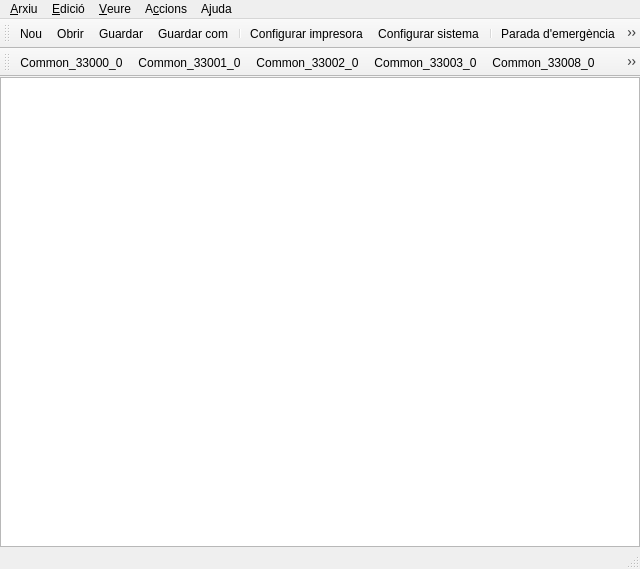
<?xml version="1.0" encoding="UTF-8"?>
<ui version="4.0">
 <class>MainWindow</class>
 <widget class="QMainWindow" name="MainWindow">
  <property name="geometry">
   <rect>
    <x>0</x>
    <y>0</y>
    <width>640</width>
    <height>569</height>
   </rect>
  </property>
  <property name="windowTitle">
   <string>Tren Digital</string>
  </property>
  <property name="windowIcon">
   <iconset resource="../icons.qrc">
    <normaloff>:/images/icons/tren-digital.png</normaloff>:/images/icons/tren-digital.png</iconset>
  </property>
  <widget class="QWidget" name="centralWidget">
   <layout class="QGridLayout" name="gridLayout">
    <property name="margin">
     <number>0</number>
    </property>
    <item row="0" column="0">
     <widget class="View" name="graphicsView"/>
    </item>
   </layout>
  </widget>
  <widget class="QMenuBar" name="menuBar">
   <property name="geometry">
    <rect>
     <x>0</x>
     <y>0</y>
     <width>640</width>
     <height>25</height>
    </rect>
   </property>
   <widget class="QMenu" name="menuArxiu">
    <property name="title">
     <string>&amp;Arxiu</string>
    </property>
    <addaction name="actionNou"/>
    <addaction name="actionObrir"/>
    <addaction name="actionGuardar"/>
    <addaction name="actionGuardar_com"/>
    <addaction name="separator"/>
    <addaction name="actionConfigurar_impresora"/>
    <addaction name="actionConfigurar_sistema"/>
    <addaction name="separator"/>
    <addaction name="separator"/>
    <addaction name="actionSortir"/>
   </widget>
   <widget class="QMenu" name="menuEdici">
    <property name="title">
     <string>&amp;Edició</string>
    </property>
    <addaction name="actionLocomotores"/>
    <addaction name="actionProgrames_i_rutes"/>
    <addaction name="separator"/>
    <addaction name="actionInsertar_text"/>
   </widget>
   <widget class="QMenu" name="menuVeure">
    <property name="title">
     <string>&amp;Veure</string>
    </property>
    <addaction name="actionBarra_eines"/>
    <addaction name="actionBarra_estat"/>
    <addaction name="actionBarra_locomotores"/>
    <addaction name="separator"/>
    <addaction name="actionMode_edicio"/>
    <addaction name="actionVeure_nombre_elements"/>
    <addaction name="actionAnotacions"/>
   </widget>
   <widget class="QMenu" name="menuAjuda">
    <property name="title">
     <string>A&amp;juda</string>
    </property>
    <addaction name="actionManual"/>
    <addaction name="actionRegistrar_programa"/>
    <addaction name="actionVeure_el_log"/>
    <addaction name="separator"/>
    <addaction name="actionSobre_QT"/>
    <addaction name="actionSobre_TrenDigital"/>
    <addaction name="actionSobre_Interficies"/>
   </widget>
   <widget class="QMenu" name="menuAccions">
    <property name="title">
     <string>A&amp;ccions</string>
    </property>
    <addaction name="actionInicialitzar_desviaments"/>
    <addaction name="actionEnjegarTot"/>
    <addaction name="actionPararTot"/>
    <addaction name="actionIniciar_programa"/>
    <addaction name="actionParar_programa"/>
   </widget>
   <addaction name="menuArxiu"/>
   <addaction name="menuEdici"/>
   <addaction name="menuVeure"/>
   <addaction name="menuAccions"/>
   <addaction name="menuAjuda"/>
  </widget>
  <widget class="QToolBar" name="mainToolBar">
   <property name="windowTitle">
    <string>Main Toolbar</string>
   </property>
   <attribute name="toolBarArea">
    <enum>TopToolBarArea</enum>
   </attribute>
   <attribute name="toolBarBreak">
    <bool>false</bool>
   </attribute>
   <addaction name="actionNou"/>
   <addaction name="actionObrir"/>
   <addaction name="actionGuardar"/>
   <addaction name="actionGuardar_com"/>
   <addaction name="separator"/>
   <addaction name="actionConfigurar_impresora"/>
   <addaction name="actionConfigurar_sistema"/>
   <addaction name="separator"/>
   <addaction name="actionPararTot"/>
   <addaction name="actionEnjegarTot"/>
   <addaction name="separator"/>
   <addaction name="actionLocomotores"/>
   <addaction name="actionProgrames_i_rutes"/>
   <addaction name="separator"/>
   <addaction name="actionIniciar_programa"/>
   <addaction name="actionParar_programa"/>
   <addaction name="separator"/>
   <addaction name="actionMode_edicio"/>
   <addaction name="actionAnotacions"/>
   <addaction name="separator"/>
   <addaction name="actionSortir"/>
  </widget>
  <widget class="QStatusBar" name="statusBar"/>
  <widget class="QToolBar" name="editToolBar">
   <property name="windowTitle">
    <string>Edition Toolbar</string>
   </property>
   <attribute name="toolBarArea">
    <enum>TopToolBarArea</enum>
   </attribute>
   <attribute name="toolBarBreak">
    <bool>true</bool>
   </attribute>
   <addaction name="actionCommon_33000_0"/>
   <addaction name="actionCommon_33001_0"/>
   <addaction name="actionCommon_33002_0"/>
   <addaction name="actionCommon_33003_0"/>
   <addaction name="actionCommon_33008_0"/>
   <addaction name="actionCommon_33009_0"/>
   <addaction name="actionCommon_33010_0"/>
   <addaction name="actionCommon_33011_0"/>
   <addaction name="actionCommon_33012_0"/>
   <addaction name="actionCommon_33013_0"/>
   <addaction name="actionCommon_33014_0"/>
   <addaction name="actionCommon_33015_0"/>
   <addaction name="actionCommon_33016_0"/>
   <addaction name="actionCommon_33017_0"/>
   <addaction name="actionCommon_33018_0"/>
   <addaction name="actionCommon_33019_0"/>
   <addaction name="actionCommon_33020_0"/>
   <addaction name="actionCommon_33021_0"/>
   <addaction name="actionCommon_33022_0"/>
   <addaction name="actionCommon_33023_0"/>
   <addaction name="actionCommon_33024_0"/>
   <addaction name="actionCommon_33025_0"/>
   <addaction name="actionCommon_33026_0"/>
   <addaction name="actionCommon_33027_0"/>
  </widget>
  <action name="actionNou">
   <property name="icon">
    <iconset resource="../icons.qrc">
     <normaloff>:/images/icons/document-new.png</normaloff>:/images/icons/document-new.png</iconset>
   </property>
   <property name="text">
    <string>Nou</string>
   </property>
   <property name="iconVisibleInMenu">
    <bool>true</bool>
   </property>
  </action>
  <action name="actionObrir">
   <property name="icon">
    <iconset resource="../icons.qrc">
     <normaloff>:/images/icons/document-open.png</normaloff>:/images/icons/document-open.png</iconset>
   </property>
   <property name="text">
    <string>Obrir</string>
   </property>
   <property name="iconVisibleInMenu">
    <bool>true</bool>
   </property>
  </action>
  <action name="actionGuardar">
   <property name="icon">
    <iconset resource="../icons.qrc">
     <normaloff>:/images/icons/document-save.png</normaloff>:/images/icons/document-save.png</iconset>
   </property>
   <property name="text">
    <string>Guardar</string>
   </property>
   <property name="iconVisibleInMenu">
    <bool>true</bool>
   </property>
  </action>
  <action name="actionGuardar_com">
   <property name="icon">
    <iconset resource="../icons.qrc">
     <normaloff>:/images/icons/document-save-as.png</normaloff>:/images/icons/document-save-as.png</iconset>
   </property>
   <property name="text">
    <string>Guardar com</string>
   </property>
   <property name="iconVisibleInMenu">
    <bool>true</bool>
   </property>
  </action>
  <action name="actionConfigurar_impresora">
   <property name="icon">
    <iconset resource="../icons.qrc">
     <normaloff>:/images/icons/document-print.png</normaloff>:/images/icons/document-print.png</iconset>
   </property>
   <property name="text">
    <string>Configurar impresora</string>
   </property>
   <property name="toolTip">
    <string>Configurar impresora</string>
   </property>
   <property name="iconVisibleInMenu">
    <bool>true</bool>
   </property>
  </action>
  <action name="actionConfigurar_sistema">
   <property name="icon">
    <iconset resource="../icons.qrc">
     <normaloff>:/images/icons/document-properties.png</normaloff>:/images/icons/document-properties.png</iconset>
   </property>
   <property name="text">
    <string>Configurar sistema</string>
   </property>
   <property name="iconVisibleInMenu">
    <bool>true</bool>
   </property>
  </action>
  <action name="actionSortir">
   <property name="icon">
    <iconset resource="../icons.qrc">
     <normaloff>:/images/icons/system-shutdown.png</normaloff>:/images/icons/system-shutdown.png</iconset>
   </property>
   <property name="text">
    <string>Sortir</string>
   </property>
   <property name="iconVisibleInMenu">
    <bool>true</bool>
   </property>
  </action>
  <action name="actionLocomotores">
   <property name="icon">
    <iconset resource="../icons.qrc">
     <normaloff>:/images/icons/tren-digital.png</normaloff>:/images/icons/tren-digital.png</iconset>
   </property>
   <property name="text">
    <string>Locomotores</string>
   </property>
   <property name="iconVisibleInMenu">
    <bool>true</bool>
   </property>
  </action>
  <action name="actionProgrames_i_rutes">
   <property name="icon">
    <iconset resource="../icons.qrc">
     <normaloff>:/images/icons/appointment-new.png</normaloff>:/images/icons/appointment-new.png</iconset>
   </property>
   <property name="text">
    <string>Programes i rutes</string>
   </property>
   <property name="iconVisibleInMenu">
    <bool>true</bool>
   </property>
  </action>
  <action name="actionInsertar_text">
   <property name="icon">
    <iconset resource="../icons.qrc">
     <normaloff>:/images/icons/gtk-edit.png</normaloff>:/images/icons/gtk-edit.png</iconset>
   </property>
   <property name="text">
    <string>Insertar text</string>
   </property>
   <property name="iconVisibleInMenu">
    <bool>true</bool>
   </property>
  </action>
  <action name="actionBarra_eines">
   <property name="checkable">
    <bool>true</bool>
   </property>
   <property name="text">
    <string>Barra d'eines</string>
   </property>
   <property name="iconVisibleInMenu">
    <bool>true</bool>
   </property>
  </action>
  <action name="actionBarra_estat">
   <property name="checkable">
    <bool>true</bool>
   </property>
   <property name="text">
    <string>Barra d'estat</string>
   </property>
   <property name="iconVisibleInMenu">
    <bool>true</bool>
   </property>
  </action>
  <action name="actionBarra_locomotores">
   <property name="checkable">
    <bool>true</bool>
   </property>
   <property name="text">
    <string>Barra de locomotores</string>
   </property>
   <property name="iconVisibleInMenu">
    <bool>true</bool>
   </property>
  </action>
  <action name="actionMode_edicio">
   <property name="checkable">
    <bool>true</bool>
   </property>
   <property name="icon">
    <iconset resource="../icons.qrc">
     <normaloff>:/images/icons/applications-development.png</normaloff>:/images/icons/applications-development.png</iconset>
   </property>
   <property name="text">
    <string>Mode d'edició</string>
   </property>
   <property name="iconVisibleInMenu">
    <bool>true</bool>
   </property>
  </action>
  <action name="actionManual">
   <property name="text">
    <string>Manual</string>
   </property>
   <property name="iconVisibleInMenu">
    <bool>true</bool>
   </property>
  </action>
  <action name="actionRegistrar_programa">
   <property name="text">
    <string>Registrar programa</string>
   </property>
   <property name="iconVisibleInMenu">
    <bool>true</bool>
   </property>
  </action>
  <action name="actionSobre_TrenDigital">
   <property name="icon">
    <iconset resource="../icons.qrc">
     <normaloff>:/images/icons/help-about.png</normaloff>:/images/icons/help-about.png</iconset>
   </property>
   <property name="text">
    <string>Sobre Tren Digital</string>
   </property>
   <property name="iconVisibleInMenu">
    <bool>true</bool>
   </property>
  </action>
  <action name="actionInicialitzar_desviaments">
   <property name="text">
    <string>Inicialitzar desviaments</string>
   </property>
   <property name="iconVisibleInMenu">
    <bool>true</bool>
   </property>
  </action>
  <action name="actionVeure_nombre_elements">
   <property name="checkable">
    <bool>true</bool>
   </property>
   <property name="text">
    <string>Nombre de l'element</string>
   </property>
   <property name="iconVisibleInMenu">
    <bool>true</bool>
   </property>
  </action>
  <action name="actionPararTot">
   <property name="icon">
    <iconset resource="../icons.qrc">
     <normaloff>:/images/icons/dialog-warning.png</normaloff>:/images/icons/dialog-warning.png</iconset>
   </property>
   <property name="text">
    <string>Parada d'emergència</string>
   </property>
   <property name="iconVisibleInMenu">
    <bool>true</bool>
   </property>
  </action>
  <action name="actionEnjegarTot">
   <property name="icon">
    <iconset resource="../icons.qrc">
     <normaloff>:/images/icons/view-refresh.png</normaloff>:/images/icons/view-refresh.png</iconset>
   </property>
   <property name="text">
    <string>Engegar trens</string>
   </property>
   <property name="iconVisibleInMenu">
    <bool>true</bool>
   </property>
  </action>
  <action name="actionAnotacions">
   <property name="checkable">
    <bool>true</bool>
   </property>
   <property name="icon">
    <iconset resource="../icons.qrc">
     <normaloff>:/images/icons/edit-find-replace.png</normaloff>:/images/icons/edit-find-replace.png</iconset>
   </property>
   <property name="text">
    <string>Anotacions</string>
   </property>
   <property name="iconVisibleInMenu">
    <bool>true</bool>
   </property>
  </action>
  <action name="actionIniciar_programa">
   <property name="icon">
    <iconset resource="../icons.qrc">
     <normaloff>:/images/icons/media-playback-start.png</normaloff>:/images/icons/media-playback-start.png</iconset>
   </property>
   <property name="text">
    <string>Iniciar programa</string>
   </property>
   <property name="iconVisibleInMenu">
    <bool>true</bool>
   </property>
  </action>
  <action name="actionParar_programa">
   <property name="icon">
    <iconset resource="../icons.qrc">
     <normaloff>:/images/icons/notification-audio-stop.png</normaloff>:/images/icons/notification-audio-stop.png</iconset>
   </property>
   <property name="text">
    <string>Parar programa</string>
   </property>
   <property name="iconVisibleInMenu">
    <bool>true</bool>
   </property>
  </action>
  <action name="actionSobre_QT">
   <property name="text">
    <string>Sobre QT</string>
   </property>
   <property name="iconVisibleInMenu">
    <bool>true</bool>
   </property>
  </action>
  <action name="actionVeure_el_log">
   <property name="icon">
    <iconset resource="../icons.qrc">
     <normaloff>:/images/icons/logviewer.png</normaloff>:/images/icons/logviewer.png</iconset>
   </property>
   <property name="text">
    <string>Veure el log</string>
   </property>
   <property name="iconVisibleInMenu">
    <bool>true</bool>
   </property>
  </action>
  <action name="actionCommon_33000_0">
   <property name="checkable">
    <bool>true</bool>
   </property>
   <property name="icon">
    <iconset resource="../bitmaps.qrc">
     <normaloff>:/images/bitmaps/Common_33000_0.png</normaloff>:/images/bitmaps/Common_33000_0.png</iconset>
   </property>
   <property name="text">
    <string>Common_33000_0</string>
   </property>
  </action>
  <action name="actionCommon_33001_0">
   <property name="checkable">
    <bool>true</bool>
   </property>
   <property name="icon">
    <iconset resource="../bitmaps.qrc">
     <normaloff>:/images/bitmaps/Common_33001_0.png</normaloff>:/images/bitmaps/Common_33001_0.png</iconset>
   </property>
   <property name="text">
    <string>Common_33001_0</string>
   </property>
  </action>
  <action name="actionCommon_33002_0">
   <property name="checkable">
    <bool>true</bool>
   </property>
   <property name="icon">
    <iconset resource="../bitmaps.qrc">
     <normaloff>:/images/bitmaps/Common_33002_0.png</normaloff>:/images/bitmaps/Common_33002_0.png</iconset>
   </property>
   <property name="text">
    <string>Common_33002_0</string>
   </property>
   <property name="toolTip">
    <string>Common_33002_0</string>
   </property>
  </action>
  <action name="actionCommon_33003_0">
   <property name="checkable">
    <bool>true</bool>
   </property>
   <property name="icon">
    <iconset resource="../bitmaps.qrc">
     <normaloff>:/images/bitmaps/Common_33003_0.png</normaloff>:/images/bitmaps/Common_33003_0.png</iconset>
   </property>
   <property name="text">
    <string>Common_33003_0</string>
   </property>
   <property name="toolTip">
    <string>Common_33003_0</string>
   </property>
  </action>
  <action name="actionCommon_33008_0">
   <property name="checkable">
    <bool>true</bool>
   </property>
   <property name="icon">
    <iconset resource="../bitmaps.qrc">
     <normaloff>:/images/bitmaps/Common_33008_0.png</normaloff>:/images/bitmaps/Common_33008_0.png</iconset>
   </property>
   <property name="text">
    <string>Common_33008_0</string>
   </property>
   <property name="toolTip">
    <string>Common_33008_0</string>
   </property>
  </action>
  <action name="actionCommon_33009_0">
   <property name="checkable">
    <bool>true</bool>
   </property>
   <property name="icon">
    <iconset resource="../bitmaps.qrc">
     <normaloff>:/images/bitmaps/Common_33009_0.png</normaloff>:/images/bitmaps/Common_33009_0.png</iconset>
   </property>
   <property name="text">
    <string>Common_33009_0</string>
   </property>
   <property name="toolTip">
    <string>Common_33009_0</string>
   </property>
  </action>
  <action name="actionCommon_33010_0">
   <property name="checkable">
    <bool>true</bool>
   </property>
   <property name="icon">
    <iconset resource="../bitmaps.qrc">
     <normaloff>:/images/bitmaps/Common_33010_0.png</normaloff>:/images/bitmaps/Common_33010_0.png</iconset>
   </property>
   <property name="text">
    <string>Common_33010_0</string>
   </property>
   <property name="toolTip">
    <string>Common_33010_0</string>
   </property>
  </action>
  <action name="actionCommon_33011_0">
   <property name="checkable">
    <bool>true</bool>
   </property>
   <property name="icon">
    <iconset resource="../bitmaps.qrc">
     <normaloff>:/images/bitmaps/Common_33011_0.png</normaloff>:/images/bitmaps/Common_33011_0.png</iconset>
   </property>
   <property name="text">
    <string>Common_33011_0</string>
   </property>
   <property name="toolTip">
    <string>Common_33011_0</string>
   </property>
  </action>
  <action name="actionCommon_33012_0">
   <property name="checkable">
    <bool>true</bool>
   </property>
   <property name="icon">
    <iconset resource="../bitmaps.qrc">
     <normaloff>:/images/bitmaps/Common_33012_0.png</normaloff>:/images/bitmaps/Common_33012_0.png</iconset>
   </property>
   <property name="text">
    <string>Common_33012_0</string>
   </property>
   <property name="toolTip">
    <string>Common_33012_0</string>
   </property>
  </action>
  <action name="actionCommon_33013_0">
   <property name="checkable">
    <bool>true</bool>
   </property>
   <property name="icon">
    <iconset resource="../bitmaps.qrc">
     <normaloff>:/images/bitmaps/Common_33013_0.png</normaloff>:/images/bitmaps/Common_33013_0.png</iconset>
   </property>
   <property name="text">
    <string>Common_33013_0</string>
   </property>
   <property name="toolTip">
    <string>Common_33013_0</string>
   </property>
  </action>
  <action name="actionCommon_33014_0">
   <property name="checkable">
    <bool>true</bool>
   </property>
   <property name="icon">
    <iconset resource="../bitmaps.qrc">
     <normaloff>:/images/bitmaps/Common_33014_0.png</normaloff>:/images/bitmaps/Common_33014_0.png</iconset>
   </property>
   <property name="text">
    <string>Common_33014_0</string>
   </property>
   <property name="toolTip">
    <string>Common_33014_0</string>
   </property>
  </action>
  <action name="actionCommon_33015_0">
   <property name="checkable">
    <bool>true</bool>
   </property>
   <property name="icon">
    <iconset resource="../bitmaps.qrc">
     <normaloff>:/images/bitmaps/Common_33015_0.png</normaloff>:/images/bitmaps/Common_33015_0.png</iconset>
   </property>
   <property name="text">
    <string>Common_33015_0</string>
   </property>
   <property name="toolTip">
    <string>Common_33015_0</string>
   </property>
  </action>
  <action name="actionCommon_33016_0">
   <property name="checkable">
    <bool>true</bool>
   </property>
   <property name="icon">
    <iconset resource="../bitmaps.qrc">
     <normaloff>:/images/bitmaps/Common_33016_0.png</normaloff>:/images/bitmaps/Common_33016_0.png</iconset>
   </property>
   <property name="text">
    <string>Common_33016_0</string>
   </property>
   <property name="toolTip">
    <string>Common_33016_0</string>
   </property>
  </action>
  <action name="actionCommon_33017_0">
   <property name="checkable">
    <bool>true</bool>
   </property>
   <property name="icon">
    <iconset resource="../bitmaps.qrc">
     <normaloff>:/images/bitmaps/Common_33017_0.png</normaloff>:/images/bitmaps/Common_33017_0.png</iconset>
   </property>
   <property name="text">
    <string>Common_33017_0</string>
   </property>
   <property name="toolTip">
    <string>Common_33017_0</string>
   </property>
  </action>
  <action name="actionCommon_33018_0">
   <property name="checkable">
    <bool>true</bool>
   </property>
   <property name="icon">
    <iconset resource="../bitmaps.qrc">
     <normaloff>:/images/bitmaps/Common_33018_0.png</normaloff>:/images/bitmaps/Common_33018_0.png</iconset>
   </property>
   <property name="text">
    <string>Common_33018_0</string>
   </property>
   <property name="toolTip">
    <string>Common_33018_0</string>
   </property>
  </action>
  <action name="actionCommon_33019_0">
   <property name="checkable">
    <bool>true</bool>
   </property>
   <property name="icon">
    <iconset resource="../bitmaps.qrc">
     <normaloff>:/images/bitmaps/Common_33019_0.png</normaloff>:/images/bitmaps/Common_33019_0.png</iconset>
   </property>
   <property name="text">
    <string>Common_33019_0</string>
   </property>
   <property name="toolTip">
    <string>Common_33019_0</string>
   </property>
  </action>
  <action name="actionCommon_33020_0">
   <property name="checkable">
    <bool>true</bool>
   </property>
   <property name="icon">
    <iconset resource="../bitmaps.qrc">
     <normaloff>:/images/bitmaps/Common_33020_0.png</normaloff>:/images/bitmaps/Common_33020_0.png</iconset>
   </property>
   <property name="text">
    <string>Common_33020_0</string>
   </property>
   <property name="toolTip">
    <string>Common_33020_0</string>
   </property>
  </action>
  <action name="actionCommon_33021_0">
   <property name="checkable">
    <bool>true</bool>
   </property>
   <property name="icon">
    <iconset resource="../bitmaps.qrc">
     <normaloff>:/images/bitmaps/Common_33021_0.png</normaloff>:/images/bitmaps/Common_33021_0.png</iconset>
   </property>
   <property name="text">
    <string>Common_33021_0</string>
   </property>
   <property name="toolTip">
    <string>Common_33021_0</string>
   </property>
  </action>
  <action name="actionCommon_33022_0">
   <property name="checkable">
    <bool>true</bool>
   </property>
   <property name="icon">
    <iconset resource="../bitmaps.qrc">
     <normaloff>:/images/bitmaps/Common_33022_0.png</normaloff>:/images/bitmaps/Common_33022_0.png</iconset>
   </property>
   <property name="text">
    <string>Common_33022_0</string>
   </property>
   <property name="toolTip">
    <string>Common_33022_0</string>
   </property>
  </action>
  <action name="actionCommon_33023_0">
   <property name="checkable">
    <bool>true</bool>
   </property>
   <property name="icon">
    <iconset resource="../bitmaps.qrc">
     <normaloff>:/images/bitmaps/Common_33023_0.png</normaloff>:/images/bitmaps/Common_33023_0.png</iconset>
   </property>
   <property name="text">
    <string>Common_33023_0</string>
   </property>
   <property name="toolTip">
    <string>Common_33023_0</string>
   </property>
  </action>
  <action name="actionCommon_33024_0">
   <property name="checkable">
    <bool>true</bool>
   </property>
   <property name="icon">
    <iconset resource="../bitmaps.qrc">
     <normaloff>:/images/bitmaps/Common_33024_0.png</normaloff>:/images/bitmaps/Common_33024_0.png</iconset>
   </property>
   <property name="text">
    <string>Common_33024_0</string>
   </property>
   <property name="toolTip">
    <string>Common_33024_0</string>
   </property>
  </action>
  <action name="actionCommon_33025_0">
   <property name="checkable">
    <bool>true</bool>
   </property>
   <property name="icon">
    <iconset resource="../bitmaps.qrc">
     <normaloff>:/images/bitmaps/Common_33025_0.png</normaloff>:/images/bitmaps/Common_33025_0.png</iconset>
   </property>
   <property name="text">
    <string>Common_33025_0</string>
   </property>
   <property name="toolTip">
    <string>Common_33025_0</string>
   </property>
  </action>
  <action name="actionCommon_33026_0">
   <property name="checkable">
    <bool>true</bool>
   </property>
   <property name="icon">
    <iconset resource="../bitmaps.qrc">
     <normaloff>:/images/bitmaps/Common_33026_0.png</normaloff>:/images/bitmaps/Common_33026_0.png</iconset>
   </property>
   <property name="text">
    <string>Common_33026_0</string>
   </property>
   <property name="toolTip">
    <string>Common_33026_0</string>
   </property>
  </action>
  <action name="actionCommon_33027_0">
   <property name="checkable">
    <bool>true</bool>
   </property>
   <property name="icon">
    <iconset resource="../bitmaps.qrc">
     <normaloff>:/images/bitmaps/Common_33027_0.png</normaloff>:/images/bitmaps/Common_33027_0.png</iconset>
   </property>
   <property name="text">
    <string>Common_33027_0</string>
   </property>
   <property name="toolTip">
    <string>Common_33027_0</string>
   </property>
  </action>
  <action name="actionSobre_Interficies">
   <property name="text">
    <string>Sobre les Interfícies</string>
   </property>
  </action>
 </widget>
 <layoutdefault spacing="6" margin="11"/>
 <customwidgets>
  <customwidget>
   <class>View</class>
   <extends>QGraphicsView</extends>
   <header>view.h</header>
  </customwidget>
 </customwidgets>
 <resources>
  <include location="../bitmaps.qrc"/>
  <include location="../icons.qrc"/>
 </resources>
 <connections/>
</ui>
